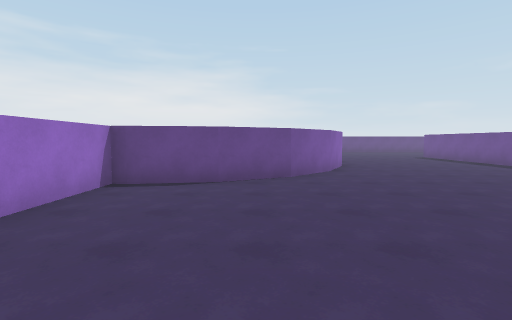
View 1 (above)

24 first-person views from a walk through a 3-D level made in the Unity game engine. The camera is 1.5 m above the floor, tilts 4° down and sees 85° across. The floor is counted in squares, 2 m on a side. Each view is taken from the middle of a square. On the plan, view 1 faces up. The plan holds only what a view shows up to about 10 squares ahead; the rest is blank. The place goes on beyond the plan. The player character is not drawn.

View 2
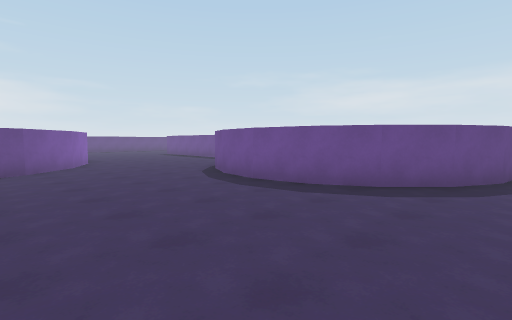

View 3
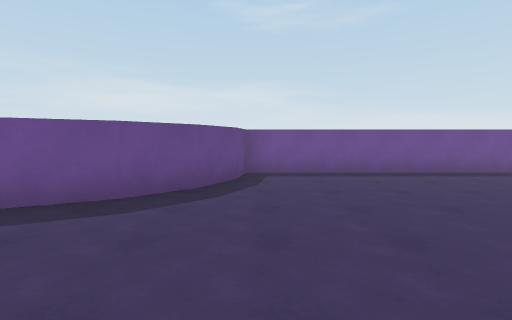

View 4
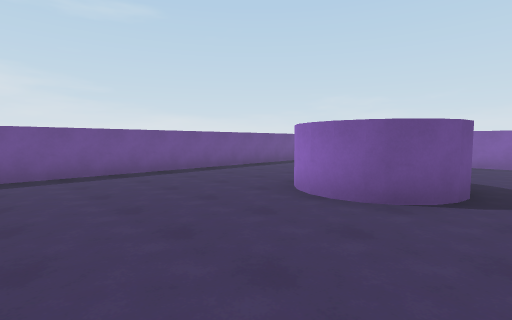

View 5
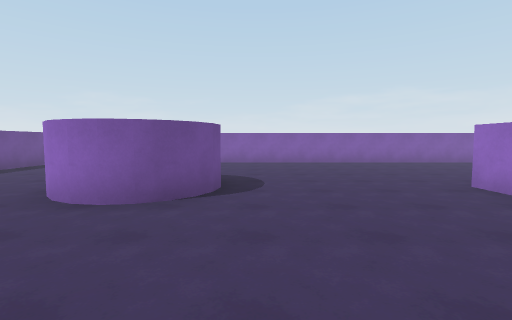

View 6
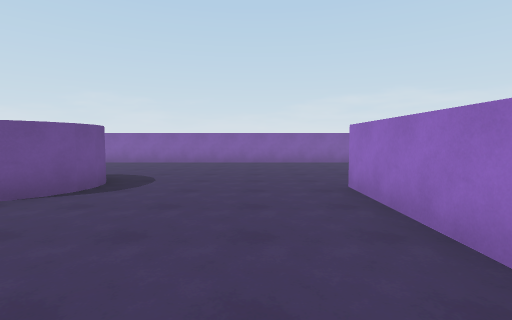

View 7
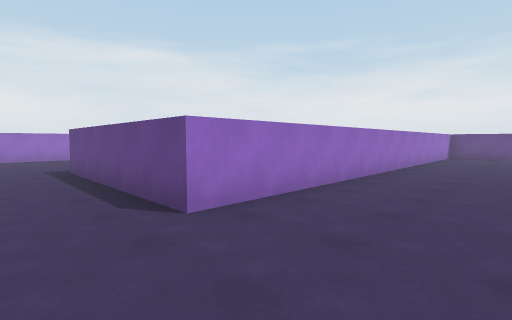

View 8
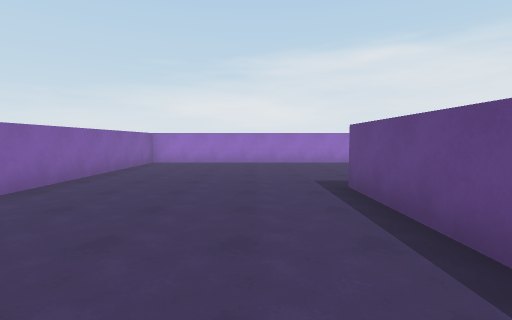

View 9
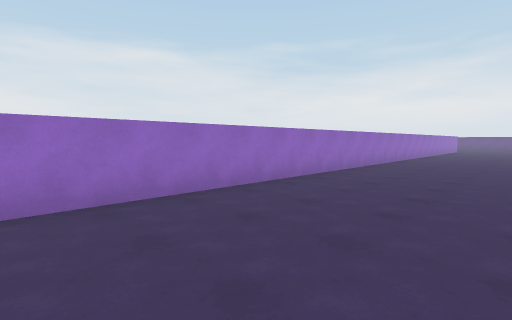

View 10
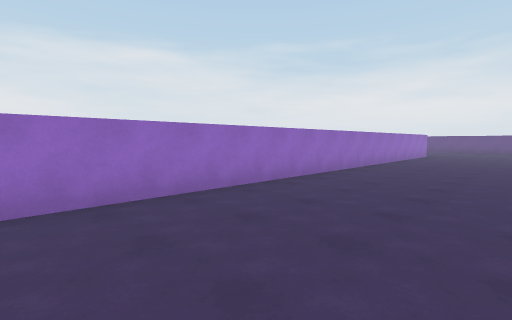

View 11
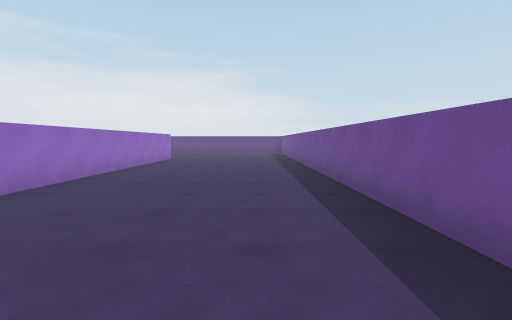

View 12
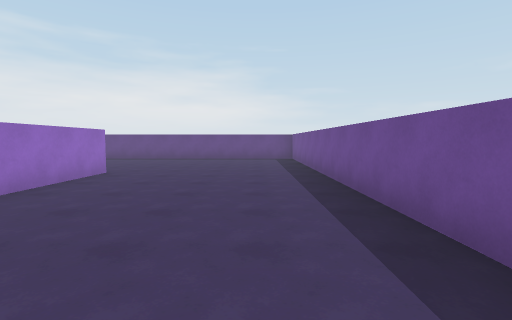

View 13
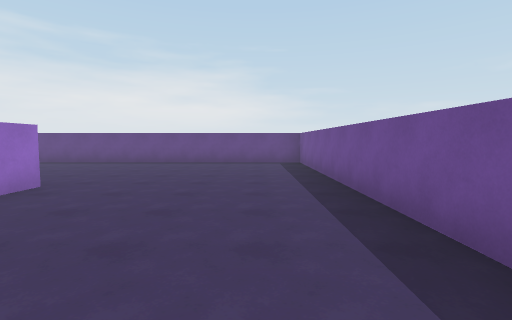

View 14
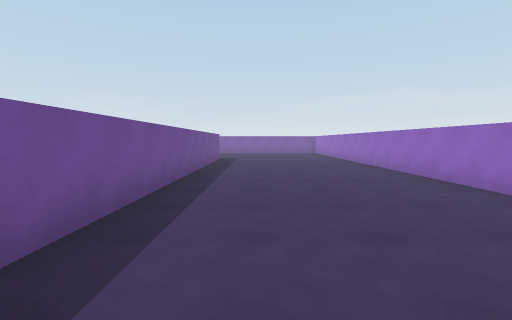

View 15
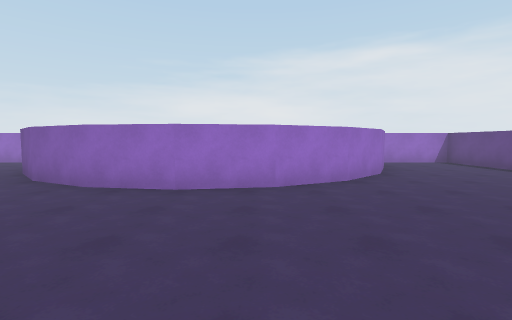

View 16
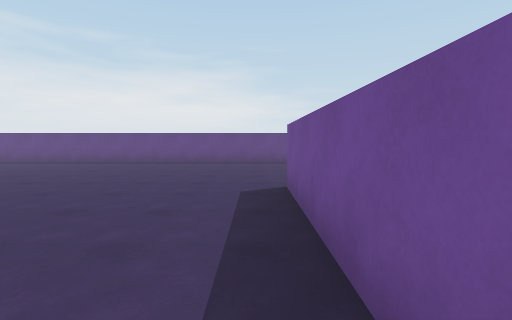

View 17
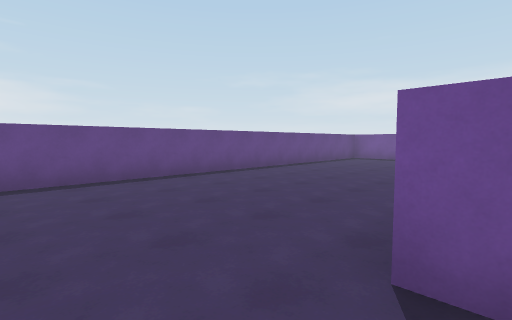

View 18
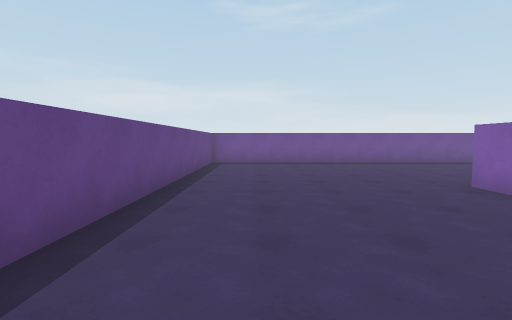

View 19
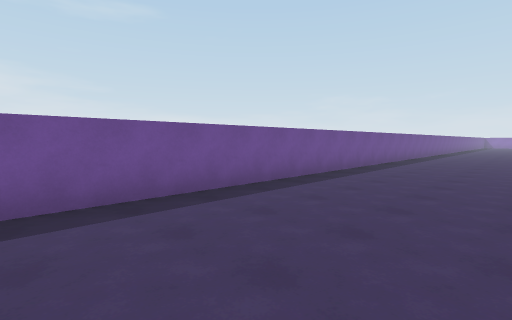

View 20
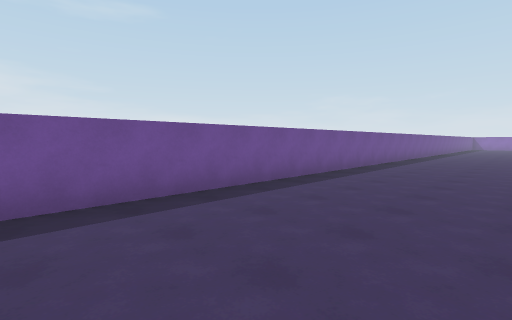

View 21
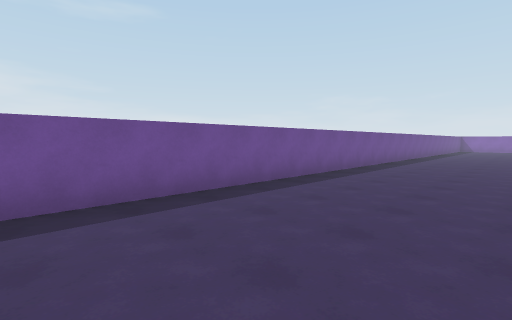

View 22
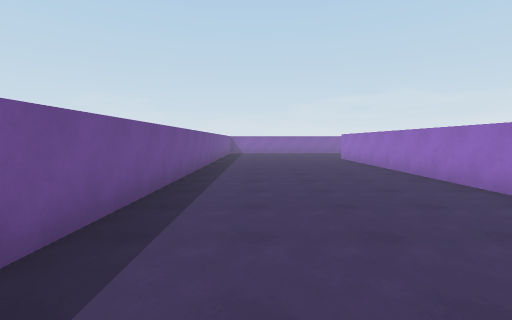

View 23
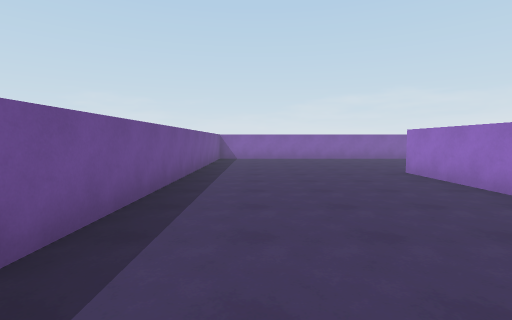

View 24
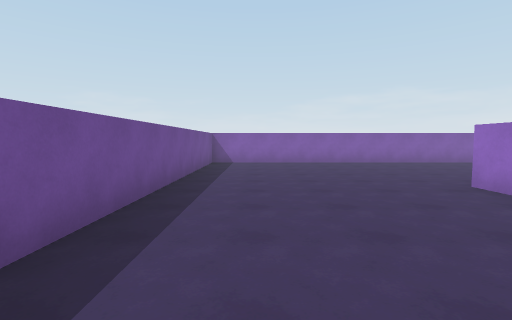

### Floor plan
Points are (right, up) in squares from view 1. A wall is a line through its corners. A room is listed if a view was taken in it or the views show most of it. See-through windows are left out.
Room 1 (views 1, 2, 3, 4, 5, 6, 7, 8, 9, 10, 11, 12, 13, 14, 15, 16, 17, 18, 19, 20, 21, 22, 23, 24)
walls: (2.8, -6.2) (3.4, -6.3); (1.9, -6.5) (2.6, -6.2); (3.2, -6.3) (3.5, -6.4) (3.9, -6.8); (1.7, -6.9) (2.2, -6.3); (1.5, -7.3) (2, -6.3) (3, -6.2); (1.6, -7.9) (1.6, -7.5) (1.6, -7.1); (-2.1, 4.8) (-2.5, 4.8) (-2.5, -7.5) (-7.5, -7.5); (-7.5, -5.9) (-7.5, 17.5) (-15.5, 17.5); (7.5, -11.6) (7.5, -1.8) (6.5, -1.6) (5.4, -1.1) (4.6, -0.3) (4, 0.8) (3.9, 1.9) (4, 3.1) (4.6, 4.2); (7.5, 8.1) (7.5, 12.5); (12.5, -9.8) (12.5, -17.5); (-0.7, 14.5) (0.7, 13.8) (1.8, 12.7) (2.5, 11.3) (2.8, 9.8) (2.5, 8.2) (1.8, 6.8) (0.7, 5.7) (-0.7, 5) (-2.5, 4.7); (11.8, 12.5) (12.5, 12.5); (8.5, -22.5) (17.5, -22.5) (17.5, 17.5) (-2.5, 17.5) (-2.5, 15.4); (-12.5, 12.5) (-12.5, -12.5) (4.1, -12.5)

Positions as (right, up) in squares from view 1, and headings:
1: (0, 0), facing up
2: (0, -2), facing up-right
3: (1, -2), facing right
4: (1, -3), facing down-right
5: (1, -3), facing down
6: (-1, -3), facing down
7: (0, -9), facing up-left
8: (-3, -9), facing left
9: (-9, -9), facing up-left
10: (-9, -2), facing up-left
11: (-9, 1), facing up
12: (-9, 6), facing up
13: (-9, 8), facing up
14: (-9, 4), facing down
15: (7, 11), facing left
16: (7, 8), facing up
17: (6, 12), facing up-right
18: (8, 16), facing right
19: (14, 12), facing down-right
20: (14, 5), facing down-right
21: (14, 0), facing down-right
22: (16, -6), facing down
23: (16, -11), facing down
24: (16, -13), facing down
